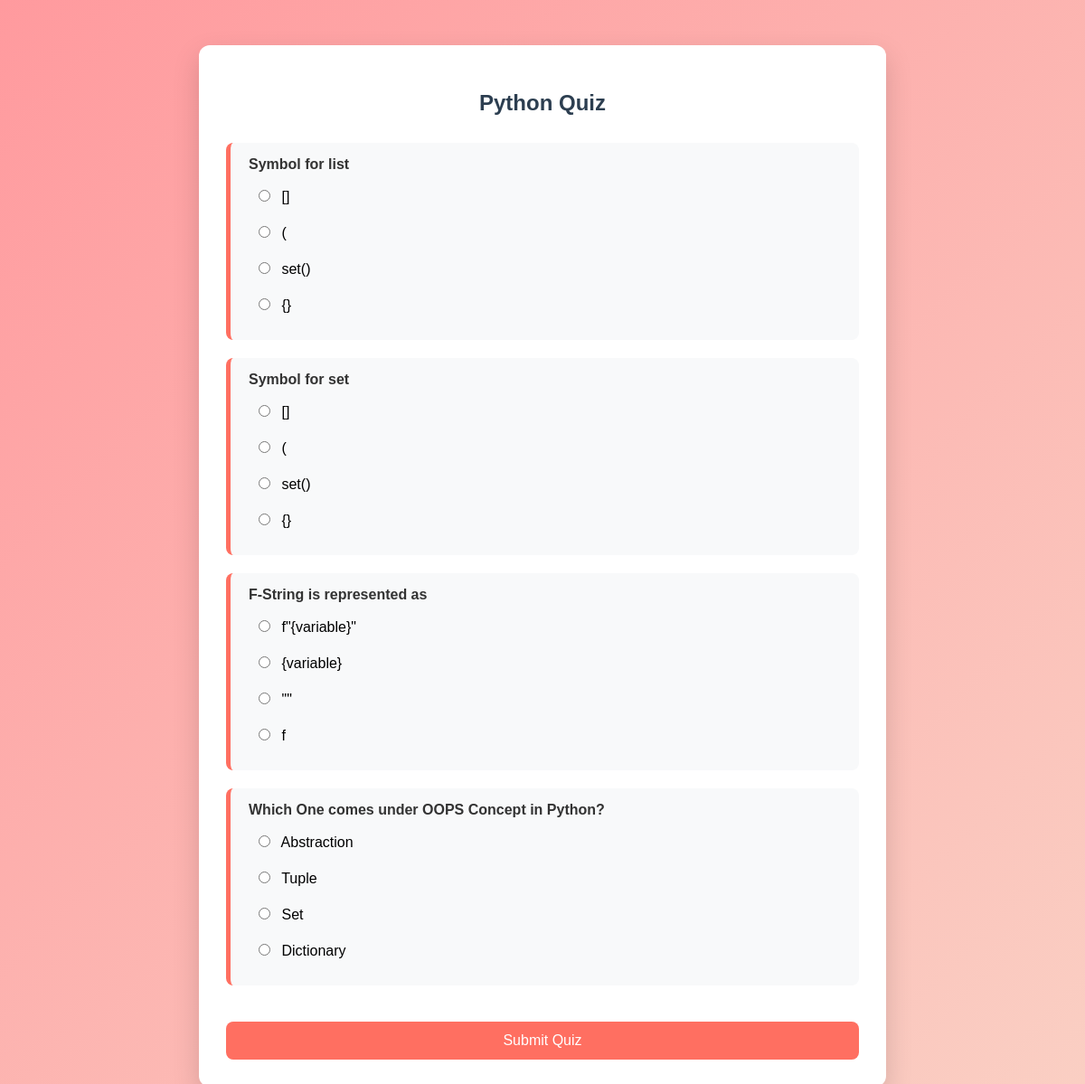
Screenshot of /quizzes/attempt/2/ (signed in) with the database file from the repository.
### quizzes/models.py (models this page shows, shortened)
class Quiz(models.Model):
    course = models.ForeignKey(Course, on_delete=models.CASCADE)
    title = models.CharField(max_length=200)

class Question(models.Model):
    quiz = models.ForeignKey(Quiz, on_delete=models.CASCADE)
    text = models.CharField(max_length=255)
    option1 = models.CharField(max_length=200)
    option2 = models.CharField(max_length=200)
    option3 = models.CharField(max_length=200)
    option4 = models.CharField(max_length=200)
    correct_answer = models.CharField(max_length=200)

### quizzes/views.py (the view, shortened to what this page needs)
# urls.py: path('attempt/<int:id>/', views.attempt_quiz, name='attempt_quiz'),
@login_required
def attempt_quiz(request, id):
    quiz = get_object_or_404(Quiz, id=id)
    questions = Question.objects.filter(quiz=quiz)
    return render(request, 'quizzes/attempt_quiz.html', {'quiz': quiz, 'questions': questions})

### quizzes/templates/quizzes/attempt_quiz.html (shortened to what this page needs)
<!DOCTYPE html>
<html lang="en">
<head>
</head>
<body>
    <div class="container">
        <h2>{{ quiz.title }}</h2>
        <form method="post">
            {% for question in questions %}
            <div class="question-box">
                <p>{{ question.text }}</p>
                <label>
                    <input type="radio" name="{{ question.id }}" value="option1">
                   {{ question.option1 }}
                </label>
                <label>
                    <input type="radio" name="{{ question.id }}" value="option2">
                   {{ question.option2 }}
                </label>
                <label>
                    <input type="radio" name="{{ question.id }}" value="option3">
                    {{ question.option3 }}
                </label>
                <label>
                    <input type="radio" name="{{ question.id }}" value="option4">
                    {{ question.option4 }}
                </label>
            </div>
            {% endfor %}
            <button type="submit">Submit Quiz</button>
        </form>
    </div>
</body>
</html>

### quizzes/templates/quizzes/attempt_quiz.html (style rules this page uses)
body { margin: 0; padding: 0; font-family: Arial, sans-serif; background: linear-gradient(135deg, #ff9a9e, #fad0c4); }
.container { width: 700px; margin: 50px auto; background: #ffffff; padding: 30px; border-radius: 12px; box-shadow: 0 12px 30px rgba(0,0,0,0.15); }
h2 { text-align: center; margin-bottom: 30px; color: #2c3e50; }
.question-box { background-color: #f8f9fa; padding: 15px 20px; margin-bottom: 20px; border-radius: 8px; border-left: 5px solid #ff6f61; }
.question-box p { margin: 0 0 10px; font-weight: bold; color: #333; }
label { display: block; margin-bottom: 8px; cursor: pointer; padding: 6px; border-radius: 5px; transition: background 0.2s; }
input[type="radio"] { margin-right: 8px; }
button { width: 100%; padding: 12px; margin-top: 20px; background-color: #ff6f61; color: white; border: none; border-radius: 8px; font-size: 16px; cursor: pointer; transition: 0.3s; }

### rows the page displays
Quiz: title "Python Quiz"
Question: text "Symbol for list", option1 "[]", option2 "(", option3 "set()", option4 "{}"
Question: text "Symbol for set", option1 "[]", option2 "(", option3 "set()", option4 "{}"
Question: text "F-String is represented as", option1 "f\"{variable}\"", option2 "{variable}", option3 "\"\"", option4 "f"
Question: text "Which One comes under OOPS Concept in Python?", option1 "Abstraction", option2 "Tuple", option3 "Set", option4 "Dictionary"
